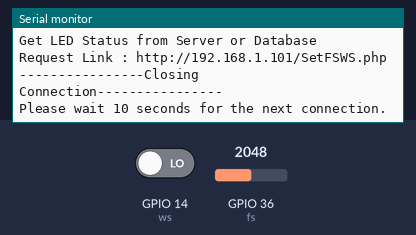
This sketch was run on a simulated ESP32. On the bench: the last lines printed to the serial monitor. The inputs (shaded band) are chosen by the test bench; at power-on: GPIO 36 (fs) = 2048, GPIO 14 (ws) LOW. WiFi joins after 1.5 s; servers stay silent unless stated; uploads are accepted with an empty reply.

Above: at 5.2 s.
5.3 s: GPIO 36 (fs) set to 2866
At 5.37 s:
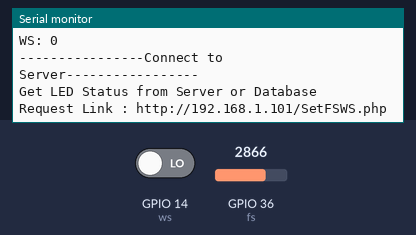
6.9 s: GPIO 14 (ws) driven HIGH
8.5 s: GPIO 36 (fs) set to 3603
At 9.9 s:
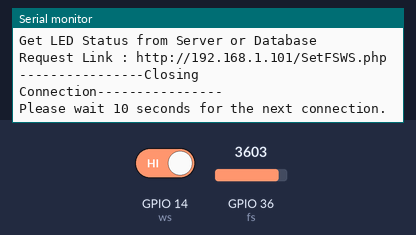
Timing chart, 0 to 11.5 s (numbered marks = the images above; inputs shaded):
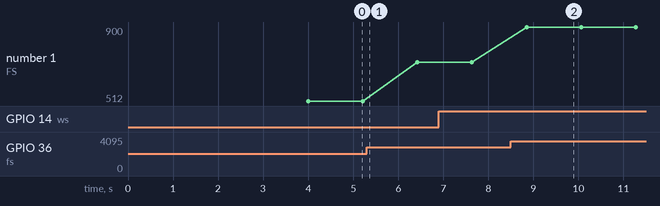

The sketch:

poooooo.ino
```cpp
//ESP32 WEMOS D1 code

#include <WiFi.h>
#include <HTTPClient.h>

#define fs 36 //Fire Sensor Pin
int const ws = 14;        // Water Sensor Pin (GPIO14[digitalPin on WeMOS])

const char* ssid = "SmartHome";
const char* password = "Iitu2024";

String host_or_IPv4 = "http://192.168.1.101/";
String Destination = "";
String URL_Server = "";

String getData = "";
String payloadGet = "";

HTTPClient http;
WiFiClient client;

void setup() {
  Serial.begin(115200);
  delay(500);

  WiFi.begin(ssid, password);
  Serial.println("");

  pinMode(ws, INPUT);
  pinMode(fs, INPUT);

  Serial.print("Connecting");
  while (WiFi.status() != WL_CONNECTED) {
    Serial.print(".");
  }
  Serial.println("");
  Serial.print("Successfully connected to: ");
  Serial.println(ssid);
  Serial.print("IP address: ");
  Serial.println(WiFi.localIP());
  Serial.println();

  delay(2000);
}

void loop() {
    int val_fs = analogRead(fs);
    val_fs = val_fs/4;
    int val_ws = digitalRead(ws);
    Serial.println("FS: " + String(val_fs));
    Serial.println("WS: " + String(val_ws));
    String data = "";
    if (val_fs <= 20) {
      data += "Detected";
    } else {
      data += "OK";
    }
      data+=",";

    if (val_ws == 1){
      data += "Detected";
    } else {
      data += "OK";
    }

    String datas = data;
    getData = "sensor_data=" + String(datas);
    Destination = "SetFSWS.php";
    URL_Server = host_or_IPv4 + Destination;
    Serial.println("----------------Connect to Server-----------------");
    Serial.println("Get LED Status from Server or Database");
    Serial.print("Request Link : ");
    Serial.println(URL_Server);
    http.begin(client, URL_Server); //--> Specify request destination
    http.addHeader("Content-Type", "application/x-www-form-urlencoded");    //Specify content-type header
    int httpCodeGet = http.POST(getData); //--> Send the request

    Serial.println("----------------Closing Connection----------------");
    http.end(); //--> Close connection
    Serial.println();
    Serial.println("Please wait 10 seconds for the next connection.");
    Serial.println();
    delay(1000);
}
```

Measured:
- after the input at 8.5 s, the serial monitor: prints a new line after 0.35 s (image 2)
- plotted number 1: 512 → 716 after the input at 5.3 s, 716 → 900 after the input at 8.5 s
